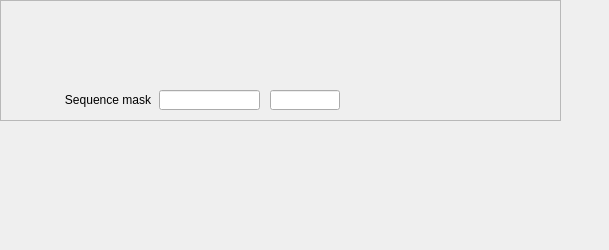
<?xml version="1.0" encoding="UTF-8"?>
<ui version="4.0">
 <class>Form</class>
 <widget class="QWidget" name="Form">
  <property name="geometry">
   <rect>
    <x>0</x>
    <y>0</y>
    <width>609</width>
    <height>250</height>
   </rect>
  </property>
  <property name="windowTitle">
   <string>Form</string>
  </property>
  <widget class="QFrame" name="frame">
   <property name="geometry">
    <rect>
     <x>0</x>
     <y>0</y>
     <width>561</width>
     <height>121</height>
    </rect>
   </property>
   <property name="frameShape">
    <enum>QFrame::StyledPanel</enum>
   </property>
   <property name="frameShadow">
    <enum>QFrame::Raised</enum>
   </property>
   <widget class="caInclude" name="cainclude_4">
    <property name="geometry">
     <rect>
      <x>0</x>
      <y>0</y>
      <width>565</width>
      <height>85</height>
     </rect>
    </property>
    <property name="macro">
     <string notr="true">ID=$(ID), EVG=$(EVG)</string>
    </property>
    <property name="filename" stdset="0">
     <string notr="true">G_EVG_VME_input.ui</string>
    </property>
   </widget>
   <widget class="caTextEntry" name="catextentry_2">
    <property name="geometry">
     <rect>
      <x>159</x>
      <y>90</y>
      <width>101</width>
      <height>20</height>
     </rect>
    </property>
    <property name="channel" stdset="0">
     <string notr="true">$(EVG):$(ID)-SeqMask-SP</string>
    </property>
    <property name="background">
     <color>
      <red>212</red>
      <green>219</green>
      <blue>157</blue>
     </color>
    </property>
    <property name="colorMode">
     <enum>caLineEdit::Static</enum>
    </property>
    <property name="formatType">
     <enum>caLineEdit::hexadecimal</enum>
    </property>
   </widget>
   <widget class="caLineEdit" name="calineedit_9">
    <property name="geometry">
     <rect>
      <x>270</x>
      <y>90</y>
      <width>70</width>
      <height>20</height>
     </rect>
    </property>
    <property name="alignment">
     <set>Qt::AlignCenter</set>
    </property>
    <property name="channel" stdset="0">
     <string notr="true">$(EVG):$(ID)-SeqMask-RB</string>
    </property>
    <property name="colorMode">
     <enum>caLineEdit::Alarm_Default</enum>
    </property>
    <property name="formatType">
     <enum>caLineEdit::hexadecimal</enum>
    </property>
   </widget>
   <widget class="QLabel" name="label_2">
    <property name="geometry">
     <rect>
      <x>30</x>
      <y>90</y>
      <width>121</width>
      <height>20</height>
     </rect>
    </property>
    <property name="text">
     <string>Sequence mask</string>
    </property>
    <property name="alignment">
     <set>Qt::AlignRight|Qt::AlignTrailing|Qt::AlignVCenter</set>
    </property>
   </widget>
  </widget>
 </widget>
 <customwidgets>
  <customwidget>
   <class>caTextEntry</class>
   <extends>caLineEdit</extends>
   <header>caTextEntry</header>
  </customwidget>
  <customwidget>
   <class>caInclude</class>
   <extends>QWidget</extends>
   <header>caInclude</header>
  </customwidget>
  <customwidget>
   <class>caLineEdit</class>
   <extends>QLineEdit</extends>
   <header>caLineEdit</header>
  </customwidget>
 </customwidgets>
 <resources/>
 <connections/>
</ui>
